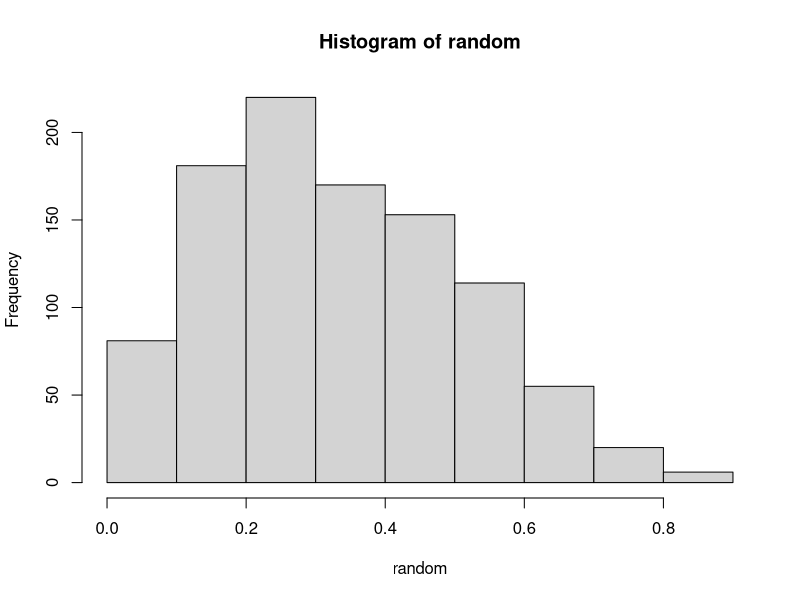

Source code (R):
my_func <- function(x) {
  # put function here of a known pdf
  return(1);

}

my_func2 <- function(x) {
  # put pdf of random variable you want a distribution for
  return(20*x*((1-x)^3));
  

}


# put max value of f(x)/g(x);
c = 135/64;

num_random = 1000;
index = 1;
random<-vector()

while(index <=num_random) {

	#generate Y from g(x) (my_func)
	y = runif(1,0,1);

	#generate U
	u = runif(1,0,1);

	if(u*c*my_func(y)<=my_func2(y)) {

		random[index] = y;
	
		index = index+1;

	}

	
}

print(random);
hist(random);
	
